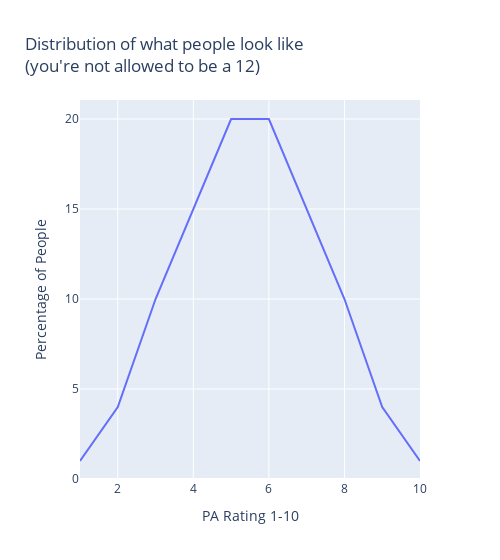

The cell this chart's notebook holds for it:
### Code cell
import plotly.express as px
one_five = [1, 4, 10, 15, 20]
x_label = "PA Rating 1-10"
y_label = "Percentage of People"
people = pd.DataFrame(
    {x_label: list(range(1, 11)),
    y_label: one_five + one_five[::-1]
    }
)

px.line(people, x=x_label, y=y_label, width=500, title="Distribution of what people look like <br>(you're not allowed to be a 12)")

### Figure 1 — Plotly figure (JSON) as saved in the notebook; plotly's stock layout.template omitted (floating-point values rounded to 4 significant figures)
{"data": [{"hovertemplate": "PA Rating 1-10=%{x}<br>Percentage of People=%{y}<extra></extra>", "legendgroup": "", "line": {"color": "#636efa", "dash": "solid"}, "marker": {"symbol": "circle"}, "mode": "lines", "name": "", "orientation": "v", "showlegend": false, "type": "scatter", "x": [1, 2, 3, 4, 5, 6, 7, 8, 9, 10], "xaxis": "x", "y": [1, 4, 10, 15, 20, 20, 15, 10, 4, 1], "yaxis": "y"}], "layout": {"legend": {"tracegroupgap": 0}, "title": {"text": "Distribution of what people look like <br>(you're not allowed to be a 12)"}, "width": 500, "xaxis": {"anchor": "y", "domain": [0, 1], "title": {"text": "PA Rating 1-10"}}, "yaxis": {"anchor": "x", "domain": [0, 1], "title": {"text": "Percentage of People"}}}}
